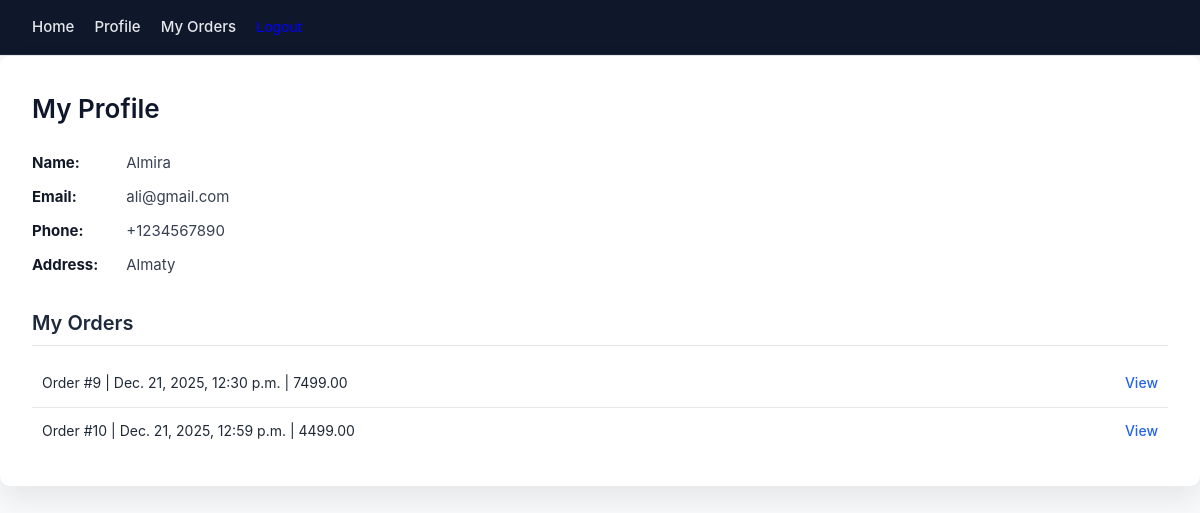
The app's page /profile/ (signed in) with its own data.
### Shop/models.py (models this page shows, shortened)
class Customer(models.Model):
    user = models.OneToOneField(
        User,
        on_delete=models.CASCADE,
        related_name="customer_profile"
    )
    name = models.CharField(max_length=255)
    phone_number = models.CharField(max_length=20)
    email = models.EmailField(unique=True)
    address = models.TextField()

class Order(models.Model):
    customer = models.ForeignKey(
        Customer,
        on_delete=models.CASCADE,
        related_name="orders"
    )
    order_date = models.DateTimeField(auto_now_add=True)
    total_amount = models.DecimalField(max_digits=10, decimal_places=2)

### Shop/views.py (the view)
# urls.py: path('profile/', views.customer_profile, name='customer_profile'),
@login_required
def customer_profile(request):
    customer, created = Customer.objects.get_or_create(
        user=request.user,
        defaults={
            'name': request.user.username,
            'email': request.user.email or '',
            'phone_number': '',
            'address': '',
        }
    )
    orders = customer.orders.all()
    return render(request, 'customers/profile.html', {
        'customer': customer,
        'orders': orders
    })

### Shop/templates/customers/profile.html (shortened to what this page needs)
{% extends 'base.html' %}
{% load static %}
{% block css %}
<link rel="stylesheet" href="{% static 'css/profile.css' %}">
{% endblock %}
{% block content %}
<div class="profile-box">
<h2>My Profile</h2>
<p><strong>Name:</strong> {{ customer.name }}</p>
<p><strong>Email:</strong> {{ customer.email }}</p>
<p><strong>Phone:</strong> {{ customer.phone_number }}</p>
<p><strong>Address:</strong> {{ customer.address }}</p>
<h3>My Orders</h3>
<ul>
    {% for order in orders %}
        <li>
            Order #{{ order.id }} |
            {{ order.order_date }} |
            {{ order.total_amount }}
            <a href="{% url 'order_detail' order.id %}">View</a>
        </li>
    {% empty %}
        <p>No orders yet.</p>
    {% endfor %}
</ul>
</div>
{% endblock %}

### Shop/static/css/base.css (style rules this page uses)
* { margin: 0; padding: 0; box-sizing: border-box; }
body { font-family: "Inter", "Segoe UI", Arial, sans-serif; background-color: #f8fafc; color: #1f2937; line-height: 1.6; }
h1, h2, h3 { color: #020617; font-weight: 600; margin-bottom: 14px; }
h2 { font-size: 26px; }
h3 { font-size: 20px; margin-top: 24px; }
a { color: #2563eb; }
ul { list-style: none; }
li { padding: 8px 0; border-bottom: 1px solid #e5e7eb; }

### Shop/static/css/profile.css (style rules this page uses)
.profile-box { background: #ffffff; border-radius: 10px; padding: 32px; box-shadow: 0 14px 30px rgba(0, 0, 0, 0.08); }
.profile-box h2 { font-size: 26px; font-weight: 600; margin-bottom: 22px; color: #0f172a; }
.profile-box h3 { font-size: 20px; font-weight: 600; margin-top: 30px; margin-bottom: 14px; color: #1e293b; border-bottom: 1px solid #e5e7eb; padding-bottom: 6px; }
.profile-box p { font-size: 15px; margin-bottom: 10px; color: #374151; }
.profile-box p strong { color: #111827; min-width: 90px; display: inline-block; }
.profile-box ul { list-style: none; margin-top: 10px; }
.profile-box li { padding: 12px 10px; border-bottom: 1px solid #e5e7eb; font-size: 14px; display: flex; justify-content: space-between; align-items: center; }
.profile-box li:last-child { border-bottom: none; }
.profile-box a { font-size: 14px; font-weight: 500; color: #2563eb; text-decoration: none; }

### records on screen
Customer: name "Almira", email "ali@gmail.com", phone_number "+1234567890", address "Almaty"
Order: id "9", order_date "Dec. 21, 2025, 12:30 p.m.", total_amount "7499.00"
Order: id "10", order_date "Dec. 21, 2025, 12:59 p.m.", total_amount "4499.00"
